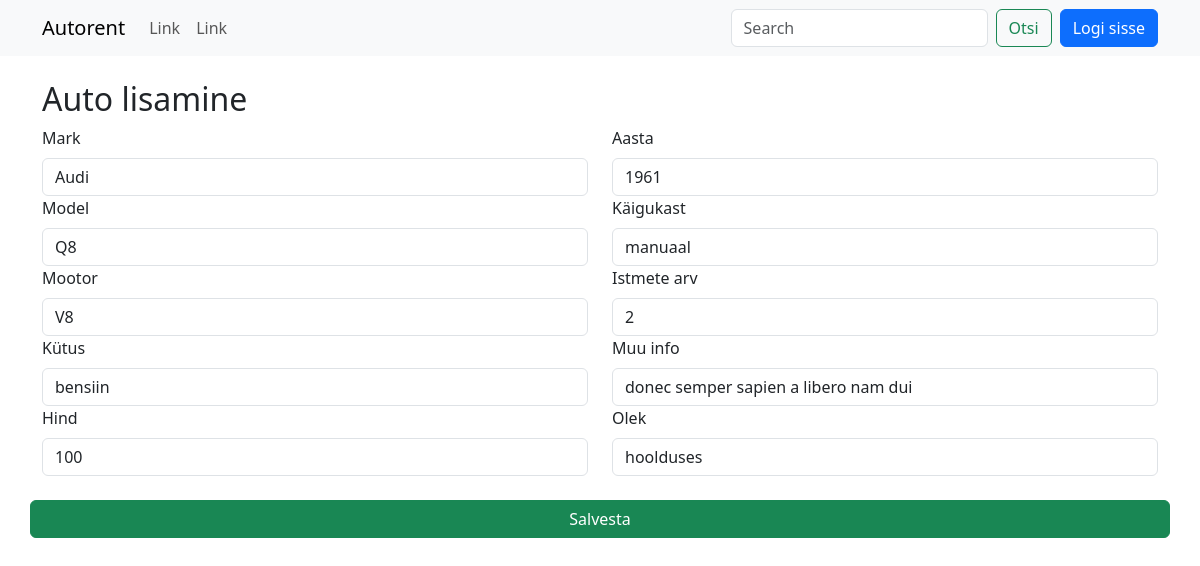
Screenshot of /admin/muuda.php?editid=1 (signed in) with the database file from the repository.
### tables this page shows
CREATE TABLE `cars` (
  `id` int(4) NOT NULL,
  `mark` varchar(255) NOT NULL,
  `model` varchar(255) NOT NULL,
  `engine` varchar(255) NOT NULL,
  `fuel` varchar(255) NOT NULL,
  `price` int(4) NOT NULL,
  `year` int(4) NOT NULL,
  `transmission` enum('automaat','poolautomaat','manuaal') NOT NULL,
  `seats` int(1) NOT NULL,
  `description` varchar(255) NOT NULL,
  `status` enum('vaba','broneeritud','hoolduses') NOT NULL,
  `image` varchar(255) NOT NULL
);

### admin/muuda.php (the view, shortened to what this page needs)
<?php include('../config.php'); ?>
<?php include('../header.php'); ?>
<?php
    if(isset($_GET["editid"])){
        $id = $_GET["editid"];
        $paring = "SELECT * FROM cars WHERE id=$id";
        $valjund = mysqli_query($yhendus, $paring);
        $rida = mysqli_fetch_assoc($valjund);
    }
?>
<div class="container">
    <h2>Auto lisamine</h2>
    <form action="muuda.php" method="get">
        <div class="row g-4">
            <div class="col-sm-6">
                <label for="mark" class="form-label">Mark</label>
                <input type="text" class="form-control" id="mark" name="mark" value="<?= $rida['mark']; ?>">
                <label for="model" class="form-label">Model</label>
                <input type="text" class="form-control" id="model" name="model" value="<?= $rida['model']; ?>">
                <label for="engine" class="form-label">Mootor</label>
                <input type="text" class="form-control" id="engine" name="engine" value="<?= $rida['engine']; ?>">
                <label for="fuel" class="form-label">Kütus</label>
                <input type="text" class="form-control" id="fuel" name="fuel" value="<?= $rida['fuel']; ?>">
                <label for="price" class="form-label">Hind</label>
                <input type="number" class="form-control" id="price" name="price" value="<?= $rida['price']; ?>">
            </div>
            <div class="col-sm-6">
                <label for="year" class="form-label">Aasta</label>
                <input type="number" class="form-control" id="year" name="year" value="<?= $rida['year']; ?>">
                <label for="transmission" class="form-label">Käigukast</label>
                <input type="text" class="form-control" id="transmission" name="transmission" value="<?= $rida['transmission']; ?>">
                <label for="seats" class="form-label">Istmete arv</label>
                <input type="number" class="form-control" id="seats" name="seats" value="<?= $rida['seats']; ?>">
                <label for="description" class="form-label">Muu info</label>
                <input type="text" class="form-control" id="description" name="description" value="<?= $rida['description']; ?>">
                <label for="status" class="form-label">Olek</label>
                <input type="text" class="form-control" id="status" name="status" value="<?= $rida['status']; ?>">
            </div>
            <input type="submit" value="Salvesta" class="btn btn-success">
        </div>
    </form>
</div>
  </body>
</html>

### rows the page displays
cars: mark "Audi", model "Q8", engine "V8", fuel "bensiin", price "100", year "1961", transmission "manuaal", seats "2", description "donec semper sapien a libero nam dui", status "hoolduses"
